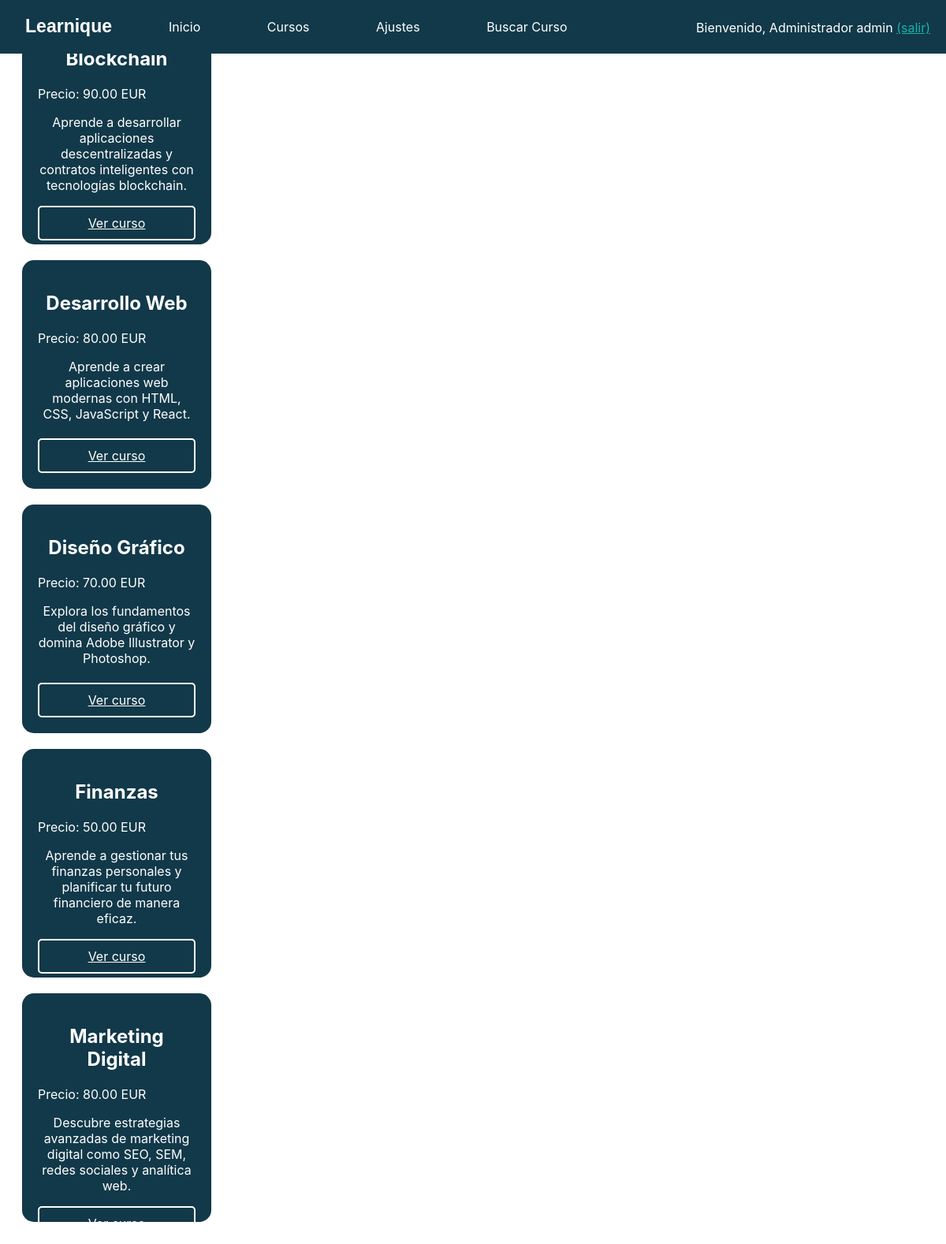
Screenshot of /cursos.php (signed in) with the database file from the repository.
### tables this page shows
CREATE TABLE IF NOT EXISTS Curso (
    nombre_curso VARCHAR(100),
    descripcion TEXT NOT NULL,
    profesor_id INT,
    fecha_creacion TIMESTAMP NOT NULL,
    duracion VARCHAR(50) NOT NULL,
    nivel_dificultad ENUM('Principiante', 'Intermedio', 'Avanzado') NOT NULL,
    categoria VARCHAR(100) NOT NULL,
    requisitos_previos TEXT,
    precio DECIMAL(10, 2),
    estado_curso ENUM('Activo', 'Inactivo', 'En desarrollo') NOT NULL,
    PRIMARY KEY (nombre_curso),
    FOREIGN KEY (profesor_id) REFERENCES Profesor(id)
);

### cursos.php (called while the page is built, shortened)
<?php
require_once __DIR__.'/includes/Curso.php';
$conn = Aplicacion::getInstance()->getConexionBd();
$query = "SELECT * FROM Curso";
$result = $conn->query($query);
if ($result && $result->num_rows > 0) {
    $contenidoPrincipal = <<<EOS
    <div id="contenedor-cursos">
    EOS;
    while ($row = $result->fetch_assoc()) {
        $curso = new Curso(
            $row['nombre_curso'],
            $row['precio'],
            $row['descripcion'],
            $row['duracion'],
            $row['categoria'],
            $row['nivel_dificultad']
        );
        $contenidoPrincipal .= $curso->toBox();
    }
    $contenidoPrincipal .= '</div>';
} else {
    $contenidoPrincipal = '<p>No hay cursos disponibles en este momento.</p>';
}
include 'includes/vistas/plantillas/plantilla.php';
?>

### includes/Curso.php (the view, shortened to what this page needs)
<?php
class Curso {
    private $precio;
    private $nombre_curso;
    private $descripcion;
    public function __construct($nombre, $precio, $descripcion, $duracion, $categoria, $nivel_dificultad) {
        $this->nombre_curso = $nombre;
        $this->precio = $precio;
        $this->descripcion = $descripcion;
    }
    public function getNombre() {
        return $this->nombre_curso;
    }
    public function getPrecio() {
        return $this->precio;
    }
    public function getDescripcion() {
        return $this->descripcion;
    }
    public function toBox() {
        $nombre = htmlspecialchars($this->getNombre());
        $precio = htmlspecialchars($this->getPrecio());
        $descripcion = htmlspecialchars($this->getDescripcion());
        echo "<div class='box-cursos'>";
        echo "<h2 class='nombre-cursos'>$nombre</h2>";
        echo "<div class='precio-cursos'>Precio: $precio EUR</div>";
        echo "<p class='descripcion-cursos'>$descripcion</p>";
        echo "<a href='curso.php?nombre_curso=$nombre' class='button-cursos'>Ver curso</a>";
        echo "</div>";
    }
}

### CSS/style.css (style rules this page uses)
html { font-family: 'Inter', Arial, sans-serif; background-color: white; padding: 0; color: #123949; }
p { font-size: large; }
h2 { font-size: 3em; }
.box-cursos { background-color: #123949; color: white; width: 200px; height: 250px; padding: 20px; margin: 20px; border-radius: 15px; flex: 0 0 auto; text-align: center; display: flex; flex-direction: column; justify-content: space-between; }
.nombre-cursos { font-size: 1.5rem; }
.precio-cursos { text-align: left; }
.descripcion-cursos { font-size: 1rem; text-align: center; }
.button-cursos { color: white; margin-top: auto; display: inline-block; padding: 10px; border: 2px solid white; border-radius: 5px; transition: all 0.3s ease; }

### rows the page displays
curso: nombre_curso "Blockchain", precio "90.00", descripcion "Aprende a desarrollar aplicaciones descentralizadas y contratos inteligentes con tecnologías blockchain."
curso: nombre_curso "Desarrollo Web", precio "80.00", descripcion "Aprende a crear aplicaciones web modernas con HTML, CSS, JavaScript y React."
curso: nombre_curso "Diseño Gráfico", precio "70.00", descripcion "Explora los fundamentos del diseño gráfico y domina Adobe Illustrator y Photoshop."
curso: nombre_curso "Finanzas", precio "50.00", descripcion "Aprende a gestionar tus finanzas personales y planificar tu futuro financiero de manera eficaz."
curso: nombre_curso "Marketing Digital", precio "80.00", descripcion "Descubre estrategias avanzadas de marketing digital como SEO, SEM, redes sociales y analítica web."

### other values shown
$saludo "Administrador"
$nombre "admin"
